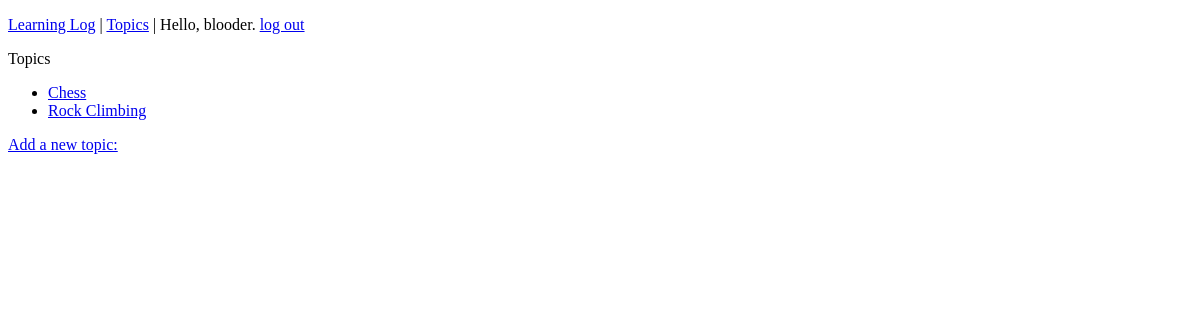
The page /topics/ (signed in) on the database as committed earlier.
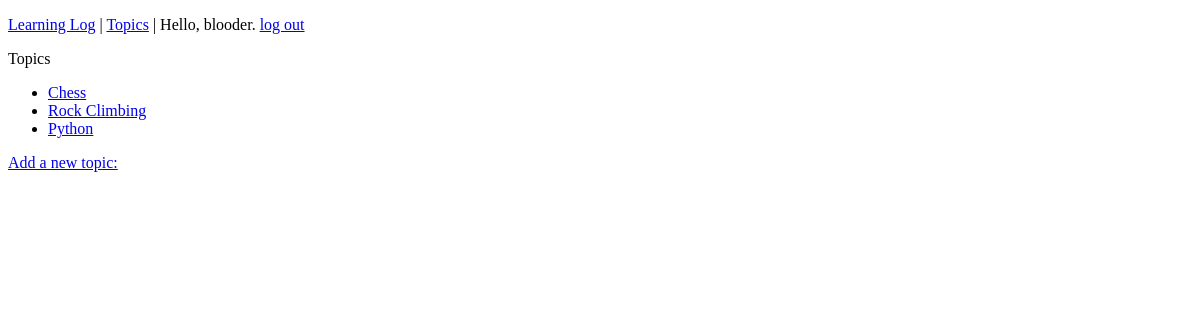
The same page on the database as committed later.
### learning_logs/models.py (models this page shows)
class Topic(models.Model):
    text = models.CharField(max_length=200)
    date_added = models.DateTimeField(auto_now_add=True)
    def __str__(self):
        return self.text

### learning_logs/views.py (the view)
# urls.py: path('topics/', views.topics, name='topics'),
def topics(request):
    topics = Topic.objects.order_by('date_added')
    context = {'topics': topics}
    return render(request, "learning_logs/topics.html", context)

### learning_logs/templates/learning_logs/topics.html (shortened to what this page needs)
<!DOCTYPE html>
<html lang="en">
<head>
</head>
<body>
{% extends "learning_logs/base.html" %}
{% block content %}
<p>Topics</p>
<ul>
    {% for topic in topics %}
    <li>
        <a href="{% url 'learning_logs:topic' topic.id %}">{{ topic }}</a>
    </li>
    {% empty %}
    <li>No topics have been added yet.</li>
    {% endfor %}
</ul>
<a href="{% url 'learning_logs:new_topic' %}">Add a new topic:</a>
{% endblock content %}

Rows that differ between the two databases and show on the page:
added Topic: text "Python"
